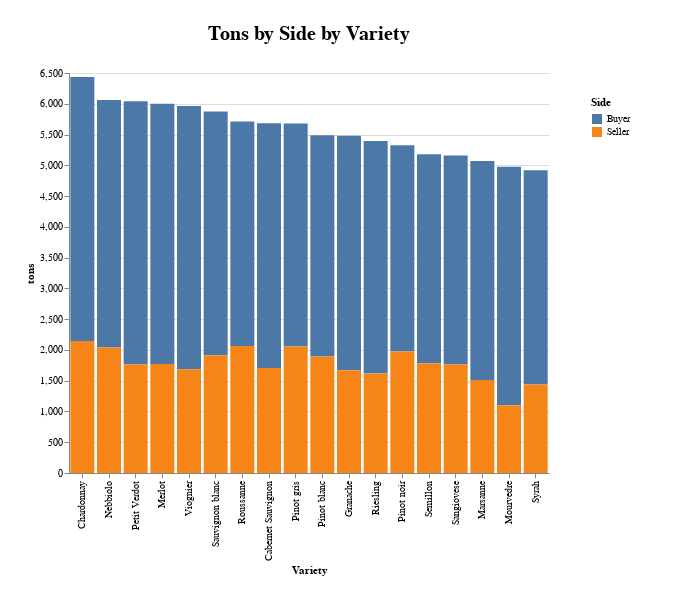

Source (notebook cell):
### Code cell
chart = requests.get('http://127.0.0.1:8000/graph/df-grapes-by-side').json()
Chart.from_dict(chart)

### Figure 1 — Vega-Lite specification as saved in the notebook (floating-point values rounded to 4 significant figures)
{"config": {"view": {"continuousWidth": 400, "continuousHeight": 300, "stroke": "#FFF"}, "legend": {"padding": 24}, "title": {"fontSize": 20, "offset": 24}}, "data": {"name": "data-d7df6bea5b8474df2dfba65bad400fa8"}, "mark": "bar", "datasets": {"data-d7df6bea5b8474df2dfba65bad400fa8": [{"variety": "Cabernet Sauvignon", "side": "Buyer", "tons": 3980}, {"variety": "Chardonnay", "side": "Buyer", "tons": 4290}, {"variety": "Granache", "side": "Buyer", "tons": 3810}, {"variety": "Marsanne", "side": "Buyer", "tons": 3560}, {"variety": "Merlot", "side": "Buyer", "tons": 4230}, {"variety": "Mourvedre", "side": "Buyer", "tons": 3875}, {"variety": "Nebbiolo", "side": "Buyer", "tons": 4020}, {"variety": "Petit Verdot", "side": "Buyer", "tons": 4275}, {"variety": "Pinot blanc", "side": "Buyer", "tons": 3595}, {"variety": "Pinot gris", "side": "Buyer", "tons": 3625}, {"variety": "Pinot noir", "side": "Buyer", "tons": 3350}, {"variety": "Riesling", "side": "Buyer", "tons": 3780}, {"variety": "Roussanne", "side": "Buyer", "tons": 3645}, {"variety": "Sangiovese", "side": "Buyer", "tons": 3395}, {"variety": "Sauvignon blanc", "side": "Buyer", "tons": 3960}, {"variety": "Semillon", "side": "Buyer", "tons": 3395}, {"variety": "Syrah", "side": "Buyer", "tons": 3480}, {"variety": "Viognier", "side": "Buyer", "tons": 4280}, {"variety": "Cabernet Sauvignon", "side": "Seller", "tons": 1705}, {"variety": "Chardonnay", "side": "Seller", "tons": 2145}, {"variety": "Granache", "side": "Seller", "tons": 1670}, {"variety": "Marsanne", "side": "Seller", "tons": 1510}, {"variety": "Merlot", "side": "Seller", "tons": 1770}, {"variety": "Mourvedre", "side": "Seller", "tons": 1100}, {"variety": "Nebbiolo", "side": "Seller", "tons": 2040}, {"variety": "Petit Verdot", "side": "Seller", "tons": 1765}, {"variety": "Pinot blanc", "side": "Seller", "tons": 1895}, {"variety": "Pinot gris", "side": "Seller", "tons": 2055}, {"variety": "Pinot noir", "side": "Seller", "tons": 1975}, {"variety": "Riesling", "side": "Seller", "tons": 1615}, {"variety": "Roussanne", "side": "Seller", "tons": 2065}, {"variety": "Sangiovese", "side": "Seller", "tons": 1765}, {"variety": "Sauvignon blanc", "side": "Seller", "tons": 1915}, {"variety": "Semillon", "side": "Seller", "tons": 1785}, {"variety": "Syrah", "side": "Seller", "tons": 1440}, {"variety": "Viognier", "side": "Seller", "tons": 1685}]}, "encoding": {"color": {"field": "side", "title": "Side", "type": "nominal"}, "tooltip": [{"field": "side", "type": "nominal"}, {"field": "variety", "type": "nominal"}, {"field": "tons", "type": "quantitative"}], "x": {"field": "variety", "sort": "-y", "title": "Variety", "type": "nominal"}, "y": {"field": "tons", "type": "quantitative"}}, "height": 400, "padding": 24, "title": "Tons by Side by Variety", "width": 480, "$schema": "https://vega.github.io/schema/vega-lite/v4.17.0.json"}
